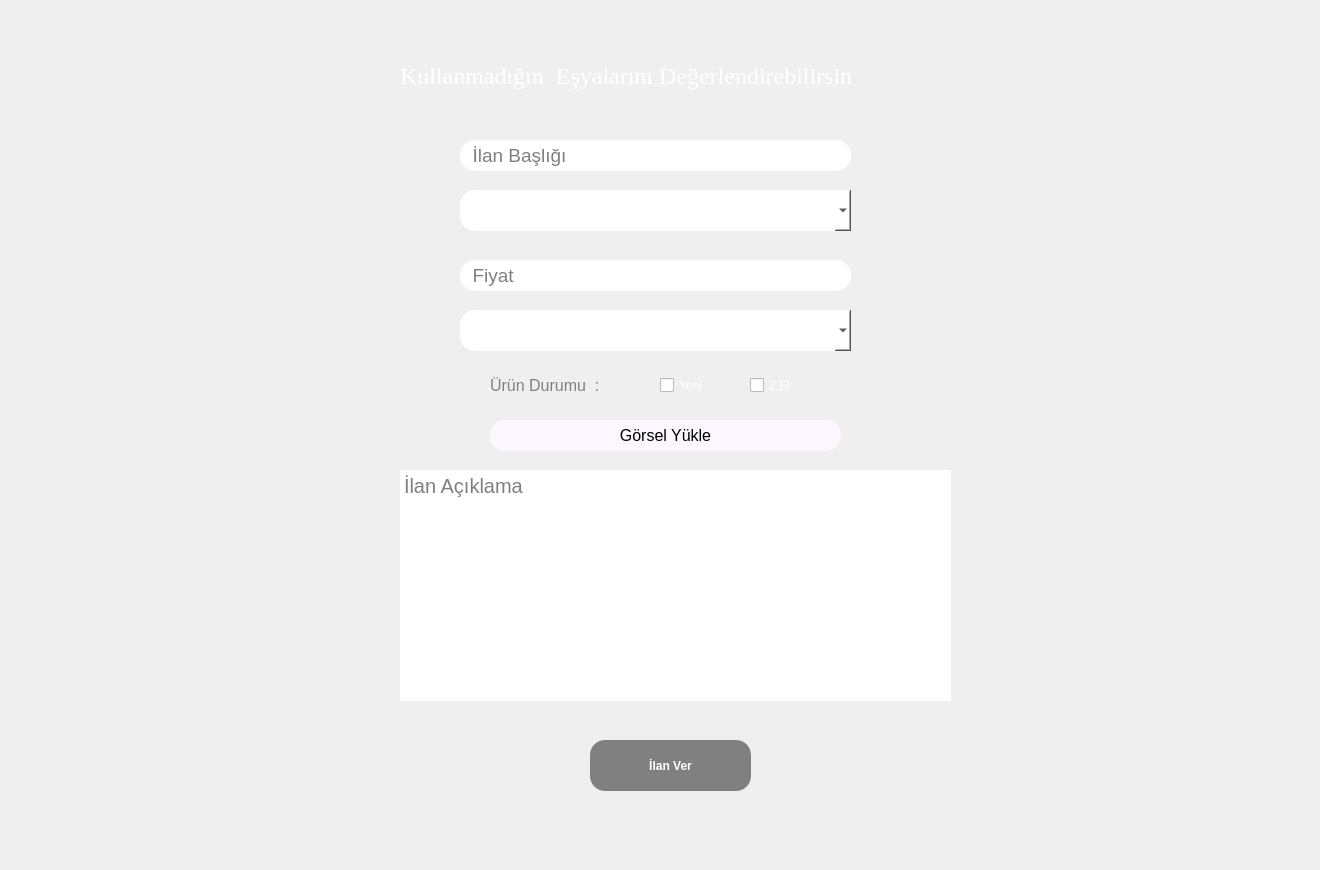
     <widget class="QWidget" name="tab_7">
      <attribute name="title">
       <string>ekle</string>
      </attribute>
      <widget class="QLabel" name="label_52">
       <property name="geometry">
        <rect>
         <x>0</x>
         <y>0</y>
         <width>1311</width>
         <height>861</height>
        </rect>
       </property>
       <property name="styleSheet">
        <string notr="true">background-image:url(:/back/pic/wallpapers/w4.jpg);
background-size: cover;
background-position: center;
</string>
       </property>
       <property name="text">
        <string/>
       </property>
      </widget>
      <widget class="QLabel" name="label_56">
       <property name="geometry">
        <rect>
         <x>490</x>
         <y>370</y>
         <width>161</width>
         <height>31</height>
        </rect>
       </property>
       <property name="font">
        <font>
         <pointsize>12</pointsize>
        </font>
       </property>
       <property name="styleSheet">
        <string notr="true">color:gray;</string>
       </property>
       <property name="text">
        <string>Ürün Durumu  :</string>
       </property>
      </widget>
      <widget class="QCheckBox" name="checkBox_2">
       <property name="geometry">
        <rect>
         <x>750</x>
         <y>370</y>
         <width>101</width>
         <height>31</height>
        </rect>
       </property>
       <property name="styleSheet">
        <string notr="true">color:white;</string>
       </property>
       <property name="text">
        <string>2.El</string>
       </property>
      </widget>
      <widget class="QLineEdit" name="lineEdit_2">
       <property name="geometry">
        <rect>
         <x>460</x>
         <y>140</y>
         <width>391</width>
         <height>31</height>
        </rect>
       </property>
       <property name="font">
        <font>
         <pointsize>14</pointsize>
        </font>
       </property>
       <property name="styleSheet">
        <string notr="true">border-radius:15px;</string>
       </property>
       <property name="text">
        <string/>
       </property>
       <property name="placeholderText">
        <string>  İlan Başlığı</string>
       </property>
      </widget>
      <widget class="QPushButton" name="pushButton_16">
       <property name="geometry">
        <rect>
         <x>590</x>
         <y>740</y>
         <width>161</width>
         <height>51</height>
        </rect>
       </property>
       <property name="styleSheet">
        <string notr="true">border-radius:15px;
background-color:gray;
font:bold;
font-size:20;
color:white;</string>
       </property>
       <property name="text">
        <string>İlan Ver</string>
       </property>
      </widget>
      <widget class="QLabel" name="label_57">
       <property name="geometry">
        <rect>
         <x>400</x>
         <y>50</y>
         <width>561</width>
         <height>51</height>
        </rect>
       </property>
       <property name="font">
        <font>
         <family>Times New Roman</family>
         <pointsize>18</pointsize>
         <weight>50</weight>
         <italic>false</italic>
         <bold>false</bold>
        </font>
       </property>
       <property name="styleSheet">
        <string notr="true">color:white;
font: 18pt &quot;Times New Roman&quot;;</string>
       </property>
       <property name="text">
        <string>Kullanmadığın  Eşyalarını Değerlendirebilirsin</string>
       </property>
      </widget>
      <widget class="QTextEdit" name="textEdit">
       <property name="geometry">
        <rect>
         <x>400</x>
         <y>470</y>
         <width>551</width>
         <height>231</height>
        </rect>
       </property>
       <property name="styleSheet">
        <string notr="true">border-radius:10px;
font-size:20px;</string>
       </property>
       <property name="html">
        <string>&lt;!DOCTYPE HTML PUBLIC &quot;-//W3C//DTD HTML 4.0//EN&quot; &quot;http://www.w3.org/TR/REC-html40/strict.dtd&quot;&gt;
&lt;html&gt;&lt;head&gt;&lt;meta name=&quot;qrichtext&quot; content=&quot;1&quot; /&gt;&lt;style type=&quot;text/css&quot;&gt;
p, li { white-space: pre-wrap; }
&lt;/style&gt;&lt;/head&gt;&lt;body style=&quot; font-family:'MS Shell Dlg 2'; font-size:20px; font-weight:400; font-style:normal;&quot;&gt;
&lt;p style=&quot;-qt-paragraph-type:empty; margin-top:0px; margin-bottom:0px; margin-left:0px; margin-right:0px; -qt-block-indent:0; text-indent:0px; font-size:7.8pt;&quot;&gt;&lt;br /&gt;&lt;/p&gt;&lt;/body&gt;&lt;/html&gt;</string>
       </property>
       <property name="placeholderText">
        <string>İlan Açıklama</string>
       </property>
      </widget>
      <widget class="QPushButton" name="pushButton_17">
       <property name="geometry">
        <rect>
         <x>490</x>
         <y>420</y>
         <width>351</width>
         <height>31</height>
        </rect>
       </property>
       <property name="font">
        <font>
         <pointsize>12</pointsize>
        </font>
       </property>
       <property name="styleSheet">
        <string notr="true">border-radius:15px;
background-color:rgb(252, 247, 255);
</string>
       </property>
       <property name="text">
        <string>Görsel Yükle</string>
       </property>
      </widget>
      <widget class="QCheckBox" name="checkBox">
       <property name="geometry">
        <rect>
         <x>660</x>
         <y>370</y>
         <width>71</width>
         <height>31</height>
        </rect>
       </property>
       <property name="styleSheet">
        <string notr="true">color:white;</string>
       </property>
       <property name="text">
        <string>Yeni</string>
       </property>
      </widget>
      <widget class="QLineEdit" name="lineEdit_3">
       <property name="geometry">
        <rect>
         <x>460</x>
         <y>260</y>
         <width>391</width>
         <height>31</height>
        </rect>
       </property>
       <property name="font">
        <font>
         <pointsize>14</pointsize>
        </font>
       </property>
       <property name="styleSheet">
        <string notr="true">border-radius:15px;</string>
       </property>
       <property name="text">
        <string/>
       </property>
       <property name="placeholderText">
        <string>  Fiyat</string>
       </property>
      </widget>
      <widget class="QComboBox" name="comboBox_2">
       <property name="geometry">
        <rect>
         <x>460</x>
         <y>190</y>
         <width>391</width>
         <height>41</height>
        </rect>
       </property>
       <property name="styleSheet">
        <string notr="true">border-radius:15px;
background-color:white;</string>
       </property>
      </widget>
      <widget class="QComboBox" name="comboBox_3">
       <property name="geometry">
        <rect>
         <x>460</x>
         <y>310</y>
         <width>391</width>
         <height>41</height>
        </rect>
       </property>
       <property name="styleSheet">
        <string notr="true">border-radius:15px;
background-color:white;</string>
       </property>
      </widget>
     </widget>
